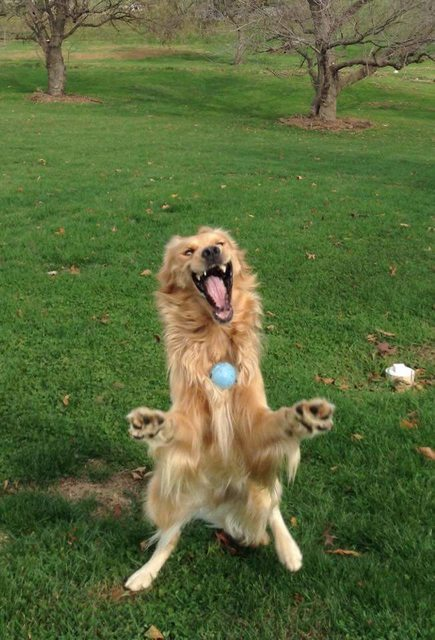
#> input picture Lesson 1/dog.jpg, 435 x 640 px
$ python red_test.py
#> lines starting #> are read from the running program, lines starting #| are printed output that depends on the picture
from PIL import Image

im = Image.open("dog.jpg")
#> im is the input picture: PIL image 435x640 RGB; mean R, G, B 90, 105.5, 58.5
pixels = im.load()

for i in range(im.width):
    for j in range(im.height):
        r, g, b = pixels[i, j]
        r = min(r + 100, 255)
        pixels[i, j] = (r, g, b)

im.show()
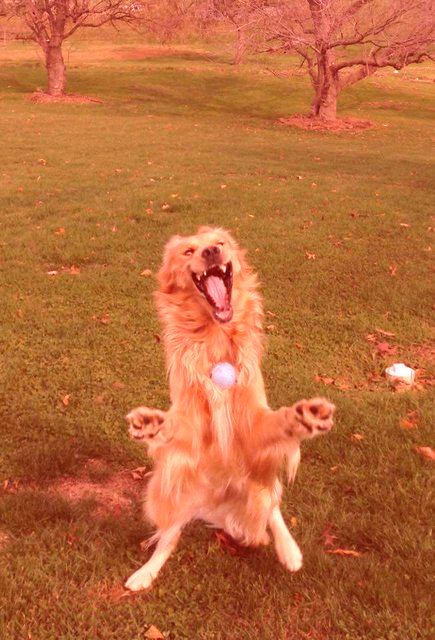
#> shown: PIL image 435x640 RGB; mean R, G, B 186.5, 105.5, 58.5
